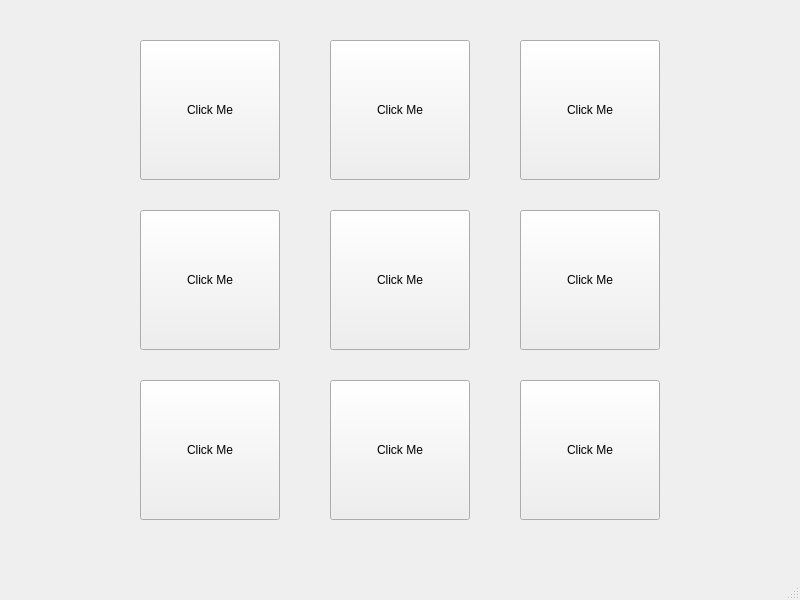
<?xml version="1.0" encoding="UTF-8"?>
<ui version="4.0">
 <class>MainWindow</class>
 <widget class="QMainWindow" name="MainWindow">
  <property name="geometry">
   <rect>
    <x>0</x>
    <y>0</y>
    <width>800</width>
    <height>600</height>
   </rect>
  </property>
  <property name="windowTitle">
   <string>MainWindow</string>
  </property>
  <widget class="QWidget" name="centralwidget">
   <widget class="QPushButton" name="button1">
    <property name="geometry">
     <rect>
      <x>140</x>
      <y>40</y>
      <width>140</width>
      <height>140</height>
     </rect>
    </property>
    <property name="text">
     <string>Click Me</string>
    </property>
   </widget>
   <widget class="QPushButton" name="button2">
    <property name="geometry">
     <rect>
      <x>330</x>
      <y>40</y>
      <width>140</width>
      <height>140</height>
     </rect>
    </property>
    <property name="text">
     <string>Click Me</string>
    </property>
   </widget>
   <widget class="QPushButton" name="button5">
    <property name="geometry">
     <rect>
      <x>330</x>
      <y>210</y>
      <width>140</width>
      <height>140</height>
     </rect>
    </property>
    <property name="text">
     <string>Click Me</string>
    </property>
   </widget>
   <widget class="QPushButton" name="button9">
    <property name="geometry">
     <rect>
      <x>520</x>
      <y>380</y>
      <width>140</width>
      <height>140</height>
     </rect>
    </property>
    <property name="text">
     <string>Click Me</string>
    </property>
   </widget>
   <widget class="QPushButton" name="button7">
    <property name="geometry">
     <rect>
      <x>140</x>
      <y>380</y>
      <width>140</width>
      <height>140</height>
     </rect>
    </property>
    <property name="text">
     <string>Click Me</string>
    </property>
   </widget>
   <widget class="QPushButton" name="button8">
    <property name="geometry">
     <rect>
      <x>330</x>
      <y>380</y>
      <width>140</width>
      <height>140</height>
     </rect>
    </property>
    <property name="text">
     <string>Click Me</string>
    </property>
   </widget>
   <widget class="QPushButton" name="button6">
    <property name="geometry">
     <rect>
      <x>520</x>
      <y>210</y>
      <width>140</width>
      <height>140</height>
     </rect>
    </property>
    <property name="text">
     <string>Click Me</string>
    </property>
   </widget>
   <widget class="QPushButton" name="button4">
    <property name="geometry">
     <rect>
      <x>140</x>
      <y>210</y>
      <width>140</width>
      <height>140</height>
     </rect>
    </property>
    <property name="text">
     <string>Click Me</string>
    </property>
   </widget>
   <widget class="QPushButton" name="button3">
    <property name="geometry">
     <rect>
      <x>520</x>
      <y>40</y>
      <width>140</width>
      <height>140</height>
     </rect>
    </property>
    <property name="text">
     <string>Click Me</string>
    </property>
   </widget>
  </widget>
  <widget class="QMenuBar" name="menubar">
   <property name="geometry">
    <rect>
     <x>0</x>
     <y>0</y>
     <width>800</width>
     <height>21</height>
    </rect>
   </property>
  </widget>
  <widget class="QStatusBar" name="statusbar"/>
 </widget>
 <resources/>
 <connections/>
</ui>
